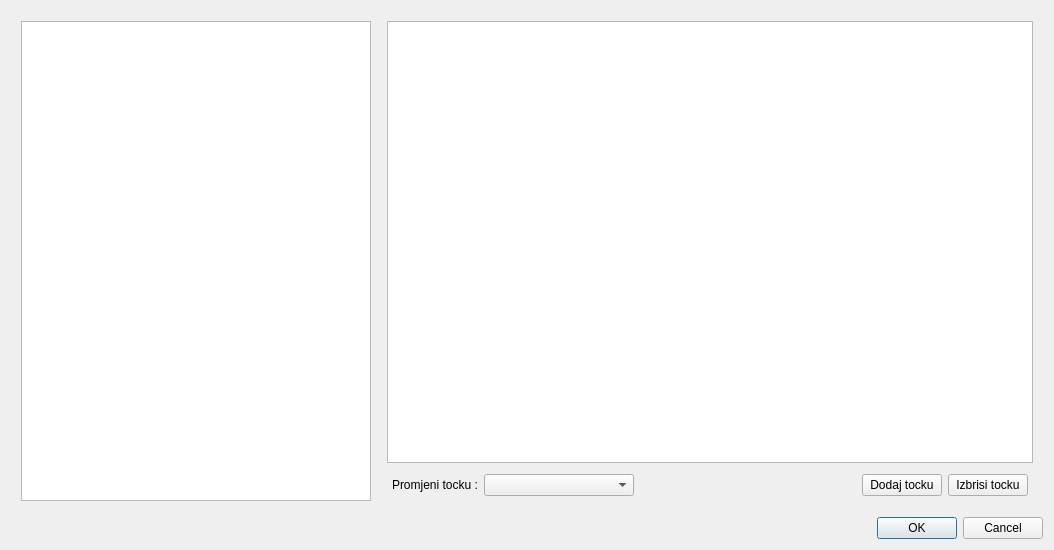
<?xml version="1.0" encoding="UTF-8"?>
<ui version="4.0">
 <class>Dialog</class>
 <widget class="QDialog" name="Dialog">
  <property name="geometry">
   <rect>
    <x>0</x>
    <y>0</y>
    <width>1054</width>
    <height>550</height>
   </rect>
  </property>
  <property name="windowTitle">
   <string>Dialog</string>
  </property>
  <layout class="QVBoxLayout" name="verticalLayout">
   <item>
    <layout class="QHBoxLayout" name="horizontalLayout">
     <property name="margin">
      <number>5</number>
     </property>
     <item>
      <layout class="QVBoxLayout" name="verticalLayout_2">
       <property name="margin">
        <number>5</number>
       </property>
       <item>
        <widget class="QTableView" name="dataView">
         <property name="sizePolicy">
          <sizepolicy hsizetype="Preferred" vsizetype="Minimum">
           <horstretch>0</horstretch>
           <verstretch>0</verstretch>
          </sizepolicy>
         </property>
         <property name="minimumSize">
          <size>
           <width>350</width>
           <height>250</height>
          </size>
         </property>
         <property name="selectionMode">
          <enum>QAbstractItemView::ContiguousSelection</enum>
         </property>
         <property name="selectionBehavior">
          <enum>QAbstractItemView::SelectRows</enum>
         </property>
        </widget>
       </item>
      </layout>
     </item>
     <item>
      <layout class="QVBoxLayout" name="verticalLayout_3">
       <property name="margin">
        <number>5</number>
       </property>
       <item>
        <widget class="QTableView" name="tockeView">
         <property name="sizePolicy">
          <sizepolicy hsizetype="MinimumExpanding" vsizetype="MinimumExpanding">
           <horstretch>0</horstretch>
           <verstretch>0</verstretch>
          </sizepolicy>
         </property>
         <property name="selectionMode">
          <enum>QAbstractItemView::SingleSelection</enum>
         </property>
         <property name="selectionBehavior">
          <enum>QAbstractItemView::SelectRows</enum>
         </property>
        </widget>
       </item>
       <item>
        <layout class="QHBoxLayout" name="horizontalLayout_2">
         <property name="margin">
          <number>5</number>
         </property>
         <item>
          <widget class="QLabel" name="label">
           <property name="sizePolicy">
            <sizepolicy hsizetype="Preferred" vsizetype="Fixed">
             <horstretch>0</horstretch>
             <verstretch>0</verstretch>
            </sizepolicy>
           </property>
           <property name="text">
            <string>Promjeni tocku :</string>
           </property>
          </widget>
         </item>
         <item>
          <widget class="QComboBox" name="selectTockuCombo">
           <property name="minimumSize">
            <size>
             <width>150</width>
             <height>0</height>
            </size>
           </property>
          </widget>
         </item>
         <item>
          <spacer name="horizontalSpacer">
           <property name="orientation">
            <enum>Qt::Horizontal</enum>
           </property>
           <property name="sizeHint" stdset="0">
            <size>
             <width>40</width>
             <height>20</height>
            </size>
           </property>
          </spacer>
         </item>
         <item>
          <widget class="QPushButton" name="dodajTockuGumb">
           <property name="text">
            <string>Dodaj tocku</string>
           </property>
          </widget>
         </item>
         <item>
          <widget class="QPushButton" name="izbrisiTockuGumb">
           <property name="text">
            <string>Izbrisi tocku</string>
           </property>
          </widget>
         </item>
        </layout>
       </item>
      </layout>
     </item>
    </layout>
   </item>
   <item>
    <widget class="QDialogButtonBox" name="buttonBox">
     <property name="orientation">
      <enum>Qt::Horizontal</enum>
     </property>
     <property name="standardButtons">
      <set>QDialogButtonBox::Cancel|QDialogButtonBox::Ok</set>
     </property>
    </widget>
   </item>
  </layout>
 </widget>
 <resources/>
 <connections>
  <connection>
   <sender>buttonBox</sender>
   <signal>accepted()</signal>
   <receiver>Dialog</receiver>
   <slot>accept()</slot>
   <hints>
    <hint type="sourcelabel">
     <x>248</x>
     <y>254</y>
    </hint>
    <hint type="destinationlabel">
     <x>157</x>
     <y>274</y>
    </hint>
   </hints>
  </connection>
  <connection>
   <sender>buttonBox</sender>
   <signal>rejected()</signal>
   <receiver>Dialog</receiver>
   <slot>reject()</slot>
   <hints>
    <hint type="sourcelabel">
     <x>316</x>
     <y>260</y>
    </hint>
    <hint type="destinationlabel">
     <x>286</x>
     <y>274</y>
    </hint>
   </hints>
  </connection>
 </connections>
</ui>
